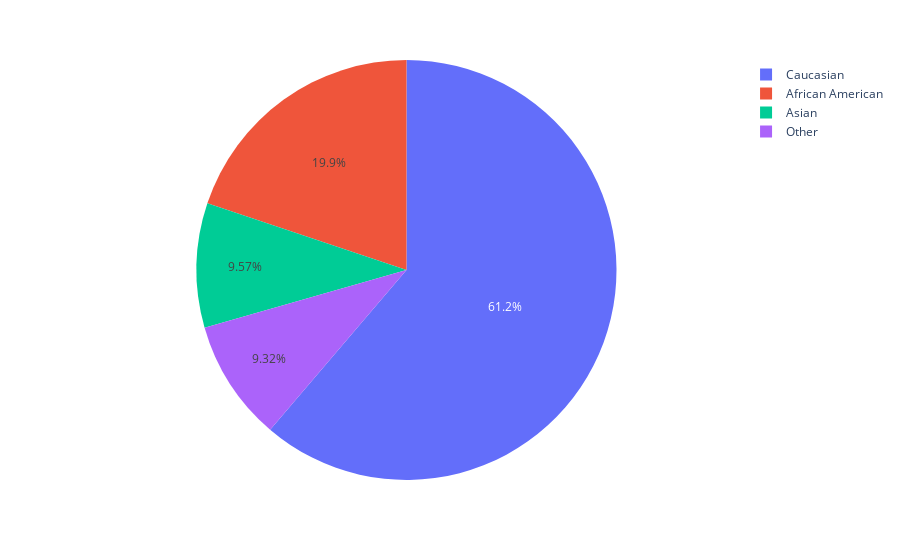

The notebook cell saved with this chart:
### Code cell
fig = px.pie(data_frame=data, names=ethnicity_labels, values=ethnicity_counts.values)
fig.show()

### Figure 1 — Plotly figure (JSON) as saved in the notebook; plotly's stock layout.template omitted (floating-point values rounded to 4 significant figures)
{"data": [{"domain": {"x": [0, 1], "y": [0, 1]}, "hovertemplate": "label=%{label}<br>value=%{value}<extra></extra>", "labels": ["Caucasian", "African American", "Asian", "Other"], "legendgroup": "", "name": "", "showlegend": true, "type": "pie", "values": [1465, 475, 229, 223]}], "layout": {"legend": {"tracegroupgap": 0}, "margin": {"t": 60}}}
